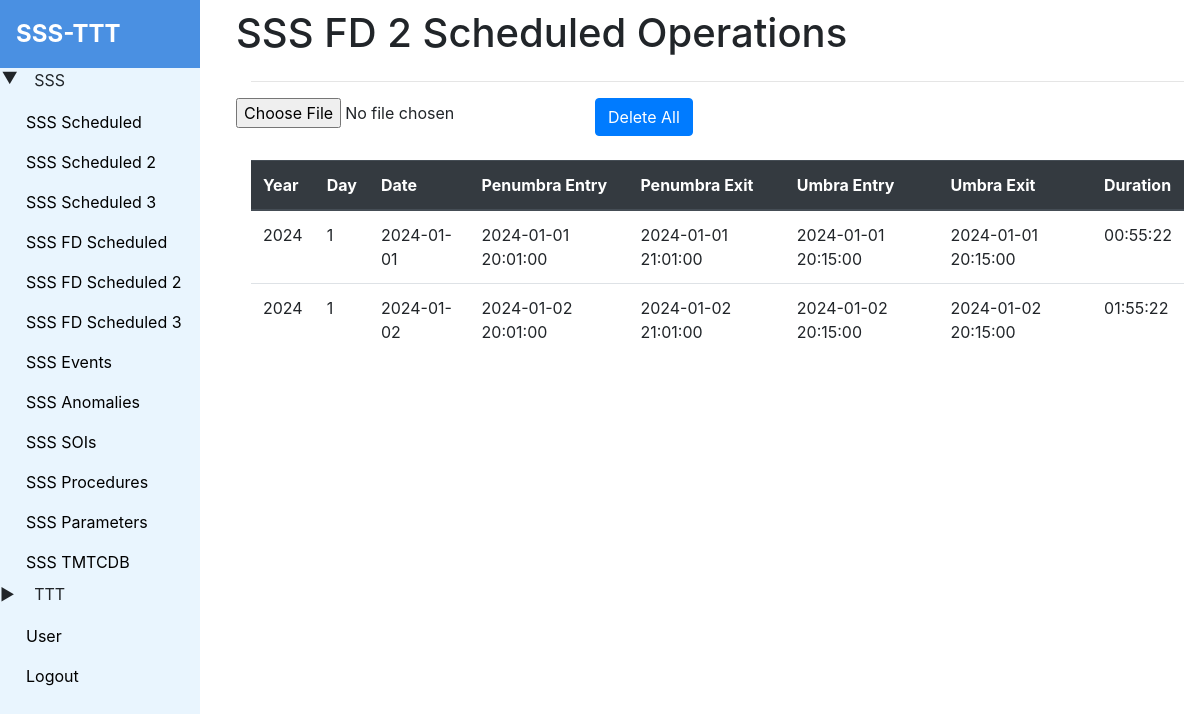
The app's page /fd_schedules_2 (signed in) with its own data.
### tables this page shows
CREATE TABLE 't_fd_schedule_2' (
        id INTEGER PRIMARY KEY AUTOINCREMENT,
        year INTEGER NOT NULL,
        day INTEGER NOT NULL,
        date DATE NOT NULL,
        penumbra_entry DATETIME NOT NULL,
        penumbra_exit DATETIME NOT NULL,
        umbra_entry DATETIME NOT NULL,
        umbra_exit DATETIME NOT NULL,
        duration VARCHAR(1000) NOT NULL
    );

### app.py (the view)
@app.route('/fd_schedules_2', methods=['GET'])
@check_login
def get_fd_schedules_2():
    t_fd_schedule_2 = filter_data('t_fd_schedule_2')
    print(t_fd_schedule_2)
    return render_template('fd_schedule_2/fd_schedule.html',
                           fd_schedules = t_fd_schedule_2,
                           menuVal = 'submenu1',
                           is_admin = session.get('user')
                        )

### app.py (called while the page is built)
def check_login(f):
    @wraps(f)
    def decorated_function(*args, **kwargs):
        if session.get('user') is None:
            return redirect(url_for('login'))
        return f(*args, **kwargs)
    return decorated_function

### db_helper.py (called while the page is built, shortened)
def filter_data(table_name: str, **kwargs):
    cursor = conn.cursor()
    query = f"SELECT * FROM {table_name}"
    conditions = []
    if conditions:
        query += " WHERE " + " AND ".join(conditions)
    cursor.execute(query)
    return cursor.fetchall()

### templates/fd_schedule_2/fd_schedule.html (shortened to what this page needs)
{% extends 'base.html' %}
{% block content %}
    <div class="schedule-main">
        <div class="row">
            <h1> SSS FD 2 Scheduled Operations</h1>
        </div>
        <hr>
        <div class="row">
            <div clas="col-md-1">
            {% if is_admin %}
                <form method="post" action="/api/fd_schedule_2/upload" enctype="multipart/form-data">
                    <input type="file" name="file" onchange="this.form.submit()">
                </form>
            {% endif %}
            </div>
            {% if is_admin %}
            <div class="col-md-2">
                <form method="get" action="/api/delete/all/50">
                    <button type="submit" class="btn btn-primary">Delete All</button>
                </form>
            </div>
            {% endif %}
        </div>
        <br>
        <table class="table">
            <thead class="thead-dark">
                <tr>
                    <th>Year</th>
                    <th>Day</th>
                    <th>Date</th>
                    <th>Penumbra Entry</th>
                    <th>Penumbra Exit</th>
                    <th>Umbra Entry</th>
                    <th>Umbra Exit</th>
                    <th>Duration</th>
                </tr>
            </thead>
            <tbody>
                {% for row in fd_schedules %}
                <tr>
                    <td>{{ row[1] }}</td>
                    <td>{{ row[2] }}</td>
                    <td>{{ row[3] }}</td>
                    <td>{{ row[4] }}</td>
                    <td>{{ row[5] }}</td>
                    <td>{{ row[6] }}</td>
                    <td>{{ row[7] }}</td>
                    <td>{{ row[8] }}</td>
                </tr>
                {% endfor %}
            </tbody>
        </table>
    </div>
{% endblock %}

### static/css/style.css (style rules this page uses)
.schedule-main { margin-top: 8px; margin-left: 35px; }

### records on screen
t_fd_schedule_2: year "2024", day "1", date "2024-01-01", penumbra_entry "2024-01-01 20:01:00", penumbra_exit "2024-01-01 21:01:00", umbra_entry "2024-01-01 20:15:00", umbra_exit "2024-01-01 20:15:00", duration "00:55:22"
t_fd_schedule_2: year "2024", day "1", date "2024-01-02", penumbra_entry "2024-01-02 20:01:00", penumbra_exit "2024-01-02 21:01:00", umbra_entry "2024-01-02 20:15:00", umbra_exit "2024-01-02 20:15:00", duration "01:55:22"
